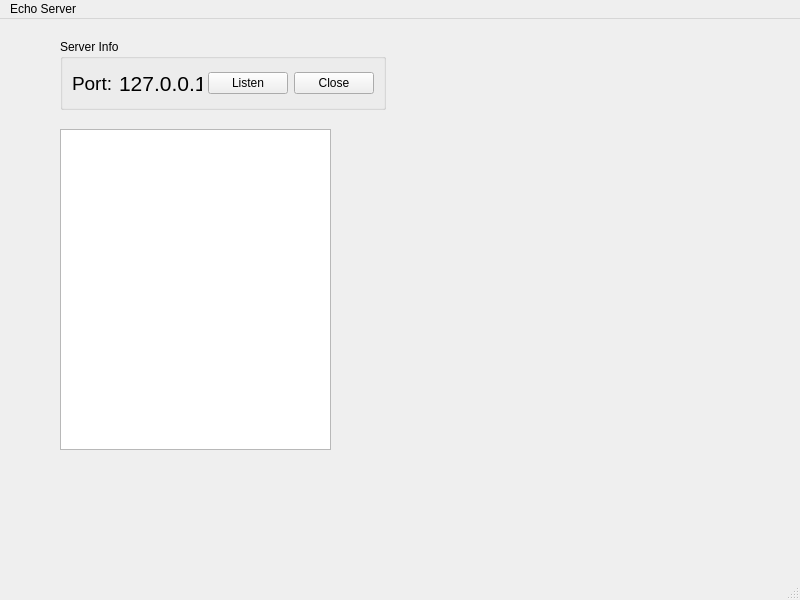
<?xml version="1.0" encoding="UTF-8"?>
<ui version="4.0">
 <class>MainWindow</class>
 <widget class="QMainWindow" name="MainWindow">
  <property name="geometry">
   <rect>
    <x>0</x>
    <y>0</y>
    <width>800</width>
    <height>600</height>
   </rect>
  </property>
  <property name="windowTitle">
   <string>MainWindow</string>
  </property>
  <widget class="QWidget" name="centralwidget">
   <widget class="QGroupBox" name="groupBox">
    <property name="geometry">
     <rect>
      <x>60</x>
      <y>20</y>
      <width>326</width>
      <height>71</height>
     </rect>
    </property>
    <property name="title">
     <string>Server Info</string>
    </property>
    <layout class="QHBoxLayout" name="horizontalLayout">
     <item>
      <widget class="QLabel" name="label">
       <property name="font">
        <font>
         <pointsize>14</pointsize>
        </font>
       </property>
       <property name="text">
        <string>Port:</string>
       </property>
      </widget>
     </item>
     <item>
      <widget class="QLabel" name="PortLable">
       <property name="font">
        <font>
         <pointsize>16</pointsize>
        </font>
       </property>
       <property name="text">
        <string>127.0.0.1</string>
       </property>
      </widget>
     </item>
     <item>
      <widget class="QPushButton" name="startServerBtn">
       <property name="text">
        <string>Listen</string>
       </property>
      </widget>
     </item>
     <item>
      <widget class="QPushButton" name="closeServerBtn">
       <property name="text">
        <string>Close</string>
       </property>
      </widget>
     </item>
    </layout>
   </widget>
   <widget class="QTextBrowser" name="msgBrowser">
    <property name="geometry">
     <rect>
      <x>60</x>
      <y>110</y>
      <width>271</width>
      <height>321</height>
     </rect>
    </property>
   </widget>
  </widget>
  <widget class="QStatusBar" name="statusbar"/>
  <widget class="QMenuBar" name="menubar">
   <property name="geometry">
    <rect>
     <x>0</x>
     <y>0</y>
     <width>800</width>
     <height>21</height>
    </rect>
   </property>
   <widget class="QMenu" name="menuEcho_Server">
    <property name="title">
     <string>Echo Server</string>
    </property>
   </widget>
   <addaction name="menuEcho_Server"/>
  </widget>
 </widget>
 <resources/>
 <connections/>
</ui>
